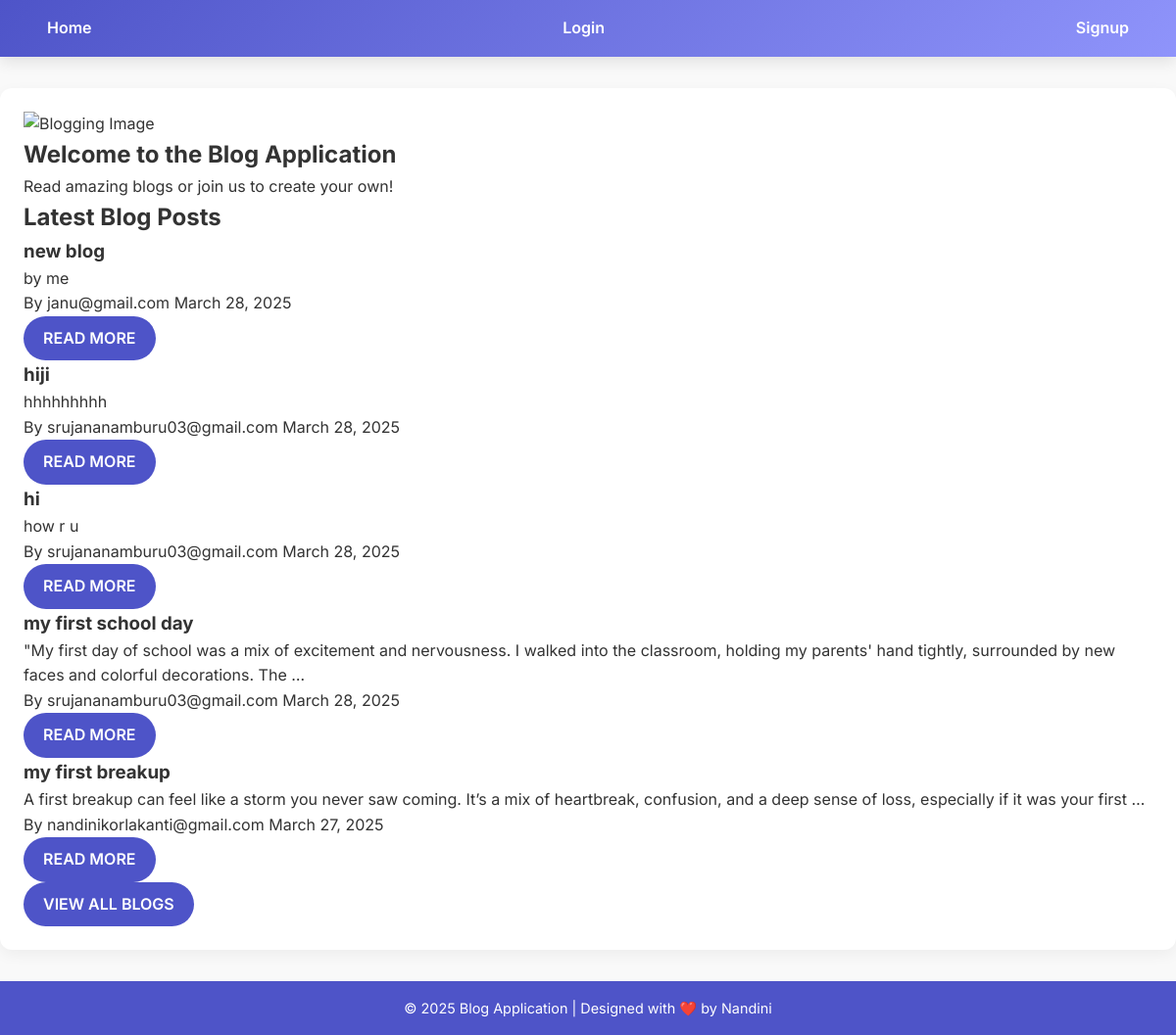
The page / on the database its author committed.
### blog/models.py (models this page shows, shortened)
class BlogPost(models.Model):
    author = models.ForeignKey(User, on_delete=models.CASCADE)
    title = models.CharField(max_length=200)
    content = models.TextField()
    created_at = models.DateTimeField(auto_now_add=True)
    updated_at = models.DateTimeField(auto_now=True)

### blog/views.py (the view)
# urls.py: path('', views.home, name='home'),
def home(request):
    blog_posts = BlogPost.objects.all().order_by('-created_at')[:10]  # Get the 10 most recent blog posts
    context = {
        'blog_posts': blog_posts,
    }
    return render(request, 'home.html', context)

### blog/templates/home.html (shortened to what this page needs)
{% extends 'base.html' %}
{% load static %}
{% block content %}
<section class="hero">
    <img src="{% static 'images/blog_opportunities.jpg' %}" alt="Blogging Image">
    <h1>Welcome to the Blog Application</h1>
{% if user.is_authenticated %}
    <p>Hello, {{ user.username }}! Start writing your blogs.</p>
    <a href="{% url 'create_blog' %}" class="btn">Write a New Blog</a>
    <a href="{% url 'logout' %}" class="btn">Logout</a>
{% else %}
    <p>Read amazing blogs or join us to create your own!</p>
{% endif %}
</section>
<section class="blog-list">
    <h2>Latest Blog Posts</h2>
{% if blog_posts %}
    <div class="blogs-container">
        {% for blog in blog_posts %}
            <div class="blog-card">
                <h3>{{ blog.title }}</h3>
                <p>{{ blog.content|truncatewords:30 }}</p>
                <div class="blog-meta">
                    <span>By {{ blog.author.username }}</span>
                    <span>{{ blog.created_at|date:"F d, Y" }}</span>
                </div>
                <a href="{% url 'blog_detail' blog.pk %}" class="btn">Read More</a>
            </div>
        {% endfor %}
    </div>
    <div class="view-all">
        <a href="{% url 'blog_list' %}" class="btn">View All Blogs</a>
    </div>
{% else %}
    <p>No blogs have been published yet.</p>
{% endif %}
</section>
{% endblock %}

### blog/templates/base.html (style rules this page uses)
* { margin: 0; padding: 0; box-sizing: border-box; font-family: 'Inter', sans-serif; }
body { background-color: #f9f9f9; color: #333; line-height: 1.6; }
.btn { display: inline-block; padding: 10px 20px; font-size: 1rem; font-weight: 600; text-transform: uppercase; border: none; border-radius: 30px; background-color: #4e54c8; color: #fff; cursor: pointer; transition: all 0.3s ease; text-decoration: none; }

### rows shown on the page
BlogPost: title "new blog", content "by me", author.username "janu@gmail.com", created_at "March 28, 2025"
BlogPost: title "hiji", content "hhhhhhhhh", author.username "srujananamburu03@gmail.com", created_at "March 28, 2025"
BlogPost: title "hi", content "how r u", author.username "srujananamburu03@gmail.com", created_at "March 28, 2025"
BlogPost: title "my first school day", content "\"My first day of school was a mix of excitement and nervousness. I walked into the classroom, holding my parents' hand tightly, surrounded by new faces and colorful decorations. The …", author.username "srujananamburu03@gmail.com", created_at "March 28, 2025"
BlogPost: title "my first breakup", content "A first breakup can feel like a storm you never saw coming. It’s a mix of heartbreak, confusion, and a deep sense of loss, especially if it was your first …", author.username "nandinikorlakanti@gmail.com", created_at "March 27, 2025"
